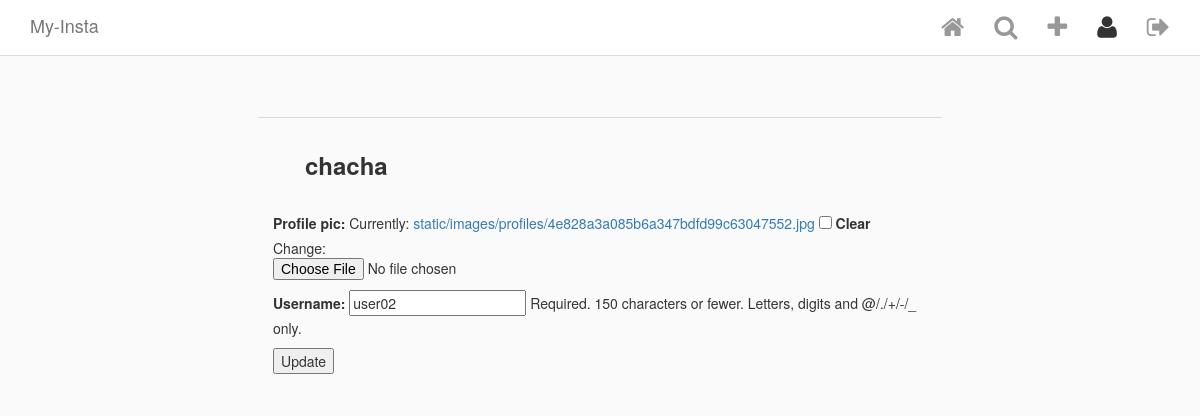
Before: /edit_profile/5/ (signed in) with the older database file.
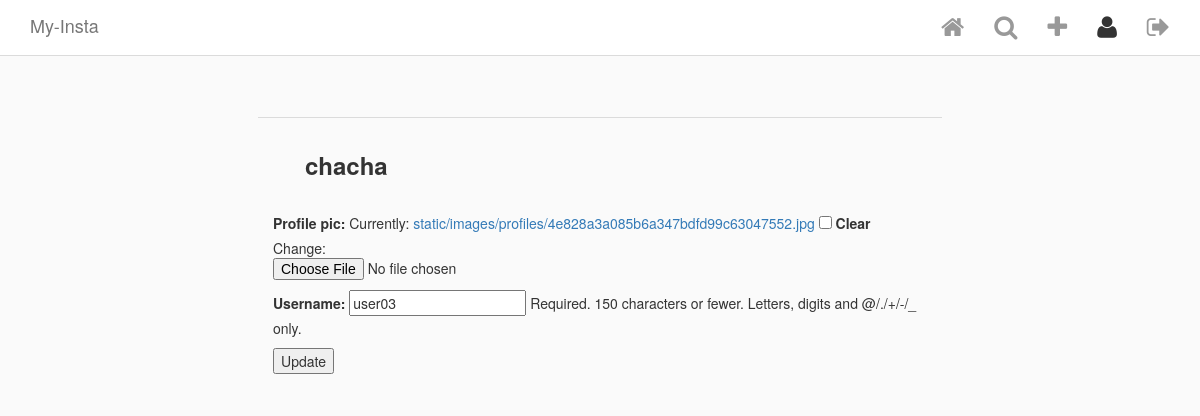
After: the same page with the newer database file.
### Insta/models.py (models this page shows, shortened)
class InstaUser(AbstractUser):
    profile_pic = ProcessedImageField(
        upload_to='static/images/profiles',
        format='JPEG',
        options={'quality': 100},
        null=True,
        blank=True,
        )

### Insta/views.py (the view)
# urls.py: path('edit_profile/<int:pk>/', EditProfile.as_view(), name='edit_profile'),
class EditProfile(LoginRequiredMixin, UpdateView):
    model = InstaUser
    template_name = 'edit_profile.html'
    fields = ['profile_pic', 'username']
    login_url = 'login'

### Insta/templatetags/custom_tags.py (called while the page is built)
@register.simple_tag(takes_context=True)
def active(context, pattern_or_urlname):
    try:
        pattern = reverse(pattern_or_urlname)
    except NoReverseMatch:
        pattern = pattern_or_urlname
    path = context['request'].path
    if re.search(pattern, path):
        return 'active'
    return ''

### templates/edit_profile.html (shortened to what this page needs)
{% extends 'base.html' %}
{% block content %}
<div class="row profile-settings">
  <div class="col-xs-12">
    <div class="profile-pic-name">
      <span class="username">{{ user.username }}</span>
    </div>
    <form action="" method="post" enctype="multipart/form-data">
        {{ form.as_p }}
        <input type="submit" value="Update" />
    </form>
  </div>
</div>
{% endblock content %}

### templates/base.html (shortened to what this page needs)
<html>
    <head>
        {% load static %}
        <link href="{% static 'vendor/bootstrap/css/bootstrap.min.css' %}" rel="stylesheet">
        <link href="{% static 'vendor/font-awesome-4.6.3/css/font-awesome.min.css' %}" rel="stylesheet">
        <link href="{% static 'css/style.css' %}" rel="stylesheet">
    </head>
    <body>
        {% load static %}
        {% include 'header.html' %}
        <div class="content-wrapper">
            <div class="container">
                {% block content %}
                {% endblock content%}
            </div>
        </div>
    </body>
</html>

### templates/header.html (shortened to what this page needs)
{% load custom_tags %}
<div class="navbar navbar-default navbar-fixed-top" id="main-nav">
    <div class="container desktop">
        <div class="navbar-header">
            <a href="/" class="navbar-brand">My-Insta</a>
        </div>
        <div id="navbar-main">
            <ul class="nav navbar-nav navbar-right">
                {% if request.user.is_authenticated %}
                    <li>
                      <a href="{% url 'home' %}">
                        <i class="fa fa-home {% if request.resolver_match.url_name == 'home' %}active{% endif %}" aria-hidden="true"></i>
                      </a>
                    </li>
                    <li><a href="{% url 'explore' %}"><i class="fa fa-search {% active 'explore' %}" aria-hidden="true"></i></a></li>
                    <li><a href="{% url 'make_post' %}"><i class="fa fa-plus {% active 'make_post' %}" aria-hidden="true"></i></a></li>
                    <li><a href="{% url 'profile' request.user.pk %}"><i class="fa fa-user {% active 'profile' %}" aria-hidden="true"></i></a></li>
                    <li><a href="{% url 'logout' %}"><i class="fa fa-sign-out {% active 'logout' %}" aria-hidden="true"></i></a></li>
                {% endif %}
            </ul>
        </div>
    </div>
</div>

### static/css/style.css (style rules this page uses)
html { height: 100%; }
body { min-height: 100%; background-color: #fafafa; }
.content-wrapper { margin-top: 57px; margin-bottom: 60px; background-color: #fafafa; }
.navbar { background-color: #fff; border-bottom-color: #dbdbdb; }
.navbar .fa { font-size: 25px; color: #999999; }
.navbar .fa.active { color: #333; }
@media screen and (min-width: 768px) { .profile-settings, .auth-form { max-width: 60%; margin: 0 auto; border-top: none; } }
.profile-settings { margin-top: 60px; border-top: 1px solid #dbdbdb; }
.profile-pic-name { padding: 30px 0; }
.profile-pic-name span { font-size: 24px; font-weight: bold; vertical-align: middle; margin-left: 32px; }

Changed rows visible on the page:
changed InstaUser: username "user02" → "user03"
